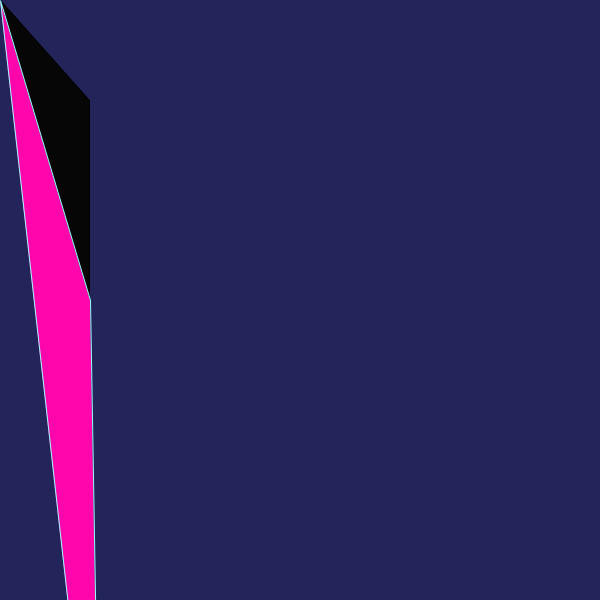
Frame 1 (no input)
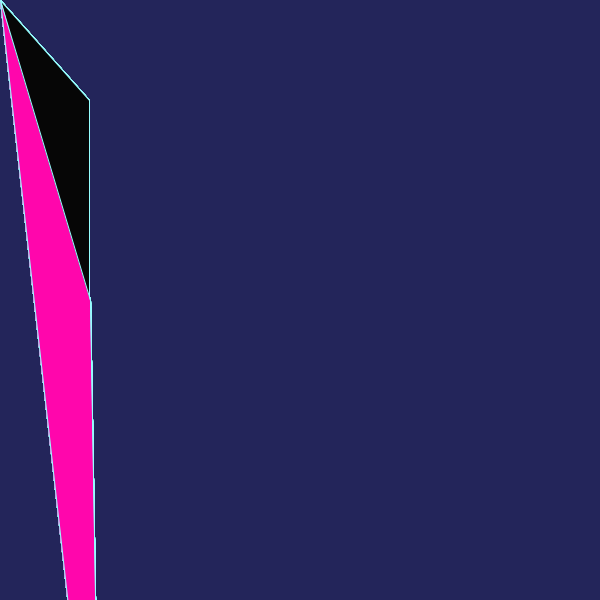
Frame 60 (the mouse pressed at the canvas centre just before this capture)
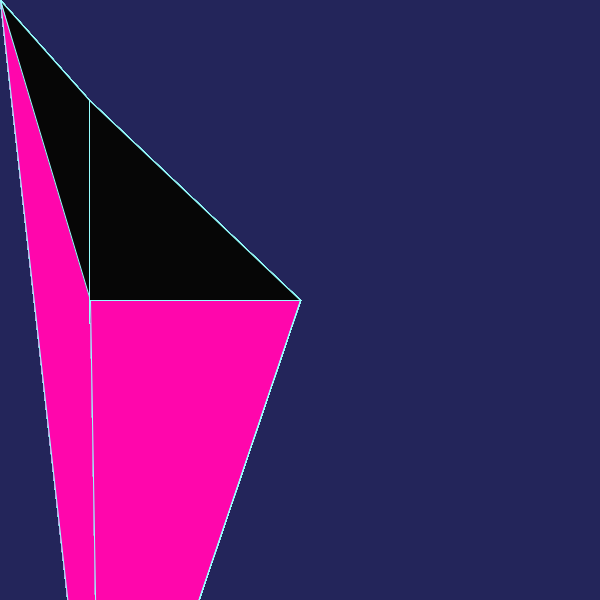
Frame 120 (the mouse held since frame 60 and released just before this capture)

The Processing sketch that drew these frames (run headless with seeded random() and noise(); from frame 60 on, the mouse is pressed at the canvas centre):

// Processing sketch: processing_186483
// ── processing_186483.pde

void setup(){
size(600,600);
background(35,37,90);
}
void draw(){
fill(6,6,6);
triangle(mouseX,mouseY,89,100,89,323);
stroke(150,255,255);
fill(255,6,255);
fill(500,6,172);
triangle(mouseY,mouseX,100,890,90,300);
}
